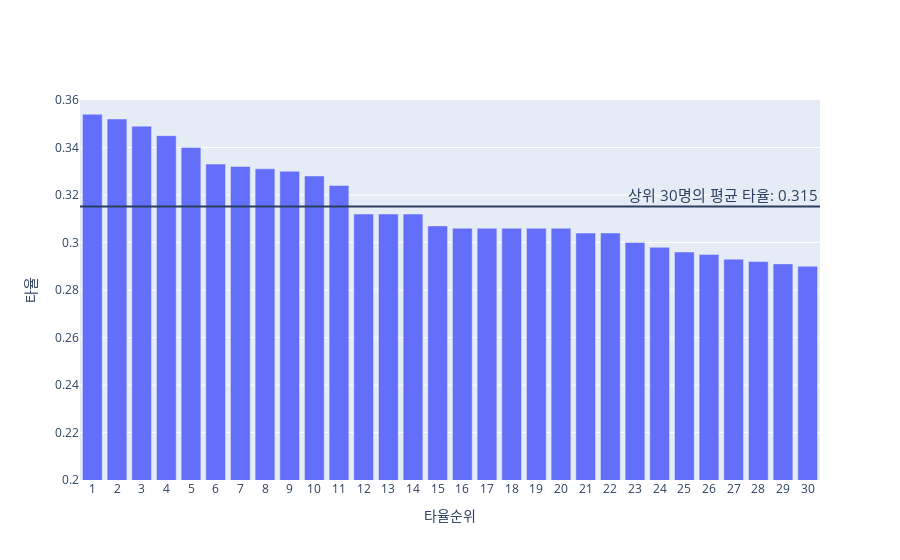

Notebook source saved alongside this figure:
### Code cell
fig = go.Figure()

fig.add_trace(go.Bar(x=hitter_df.loc[:]['Rank'],
                    y=hitter_df.loc[:]['HRA_RT'].astype(float)))

fig.add_hline(y=hitter_df['HRA_RT'].astype(float).mean(),
             annotation_text='상위 30명의 평균 타율: 0.315',
             annotation_font_size=15)
fig.update_layout(yaxis_range=[0.2, 0.36],
                 xaxis_title='타율순위',
                 yaxis_title='타율')

#print("평균 타율: ", hitter_df['HRA_RT'].astype(float).mean())
fig.show()

### Figure 1 — Plotly figure (JSON) as saved in the notebook; plotly's stock layout.template omitted (floating-point values rounded to 4 significant figures)
{"data": [{"type": "bar", "x": ["1", "2", "3", "4", "5", "6", "7", "8", "9", "10", "11", "12", "13", "14", "15", "16", "17", "18", "19", "20", "21", "22", "23", "24", "25", "26", "27", "28", "29", "30"], "y": [0.354, 0.352, 0.349, 0.345, 0.34, 0.333, 0.332, 0.331, 0.33, 0.328, 0.324, 0.312, 0.312, 0.312, 0.307, 0.306, 0.306, 0.306, 0.306, 0.306, 0.304, 0.304, 0.3, 0.298, 0.296, 0.295, 0.293, 0.292, 0.291, 0.29]}], "layout": {"annotations": [{"font": {"size": 15}, "showarrow": false, "text": "상위 30명의 평균 타율: 0.315", "x": 1, "xanchor": "right", "xref": "x domain", "y": 0.3151, "yanchor": "bottom", "yref": "y"}], "shapes": [{"type": "line", "x0": 0, "x1": 1, "xref": "x domain", "y0": 0.3151, "y1": 0.3151, "yref": "y"}], "xaxis": {"title": {"text": "타율순위"}}, "yaxis": {"range": [0.2, 0.36], "title": {"text": "타율"}}}}
